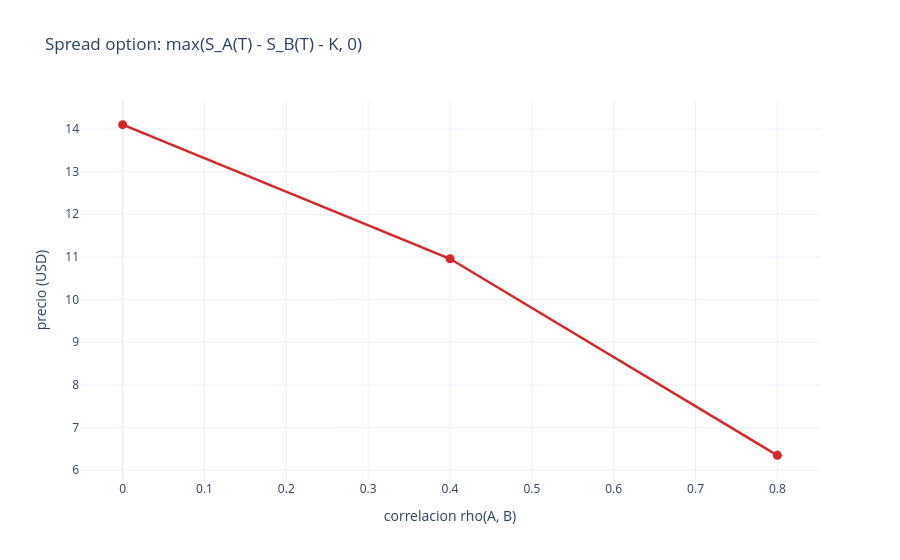

Source (notebook cell):
### Markdown cell above
## 3. Spread option: `max(S_A(T) - S_B(T) - K, 0)`

Ahora la opcionalidad esta en la DIFERENCIA de los dos activos, no en la suma.
`Var(A-B) = var_A + var_B - 2*rho*cov` -- el signo del termino cruzado se invierte respecto del
basket call, asi que el precio de la spread option debe BAJAR con la correlacion (dos activos que
se mueven juntos dejan un spread mas estable, con menos opcionalidad).

### Code cell
K_SPREAD = 0.0  # spread ATM: strike en la diferencia de spots, no en el nivel absoluto

spread_contract = qd.when(
    T,
    qd.cashflow("USD", qd.maximum(qd.fixing(OBS_A, T) - qd.fixing(OBS_B, T) - K_SPREAD, 0.0)),
)

spread_prices = [price_basket(spread_contract, f"SPREAD_{rho}", basket_model(rho)) for rho in CORRELATIONS]

plot_correlation_curves(
    [("spread option", spread_prices, COLOR_SPREAD)],
    "Spread option: max(S_A(T) - S_B(T) - K, 0)",
)

for rho, price in zip(CORRELATIONS, spread_prices):
    print(f"rho={rho:+.2f}  spread option = {price:.4f}")

assert spread_prices == sorted(spread_prices, reverse=True), "la spread option deberia bajar monotonamente con la correlacion"
print("\nConfirmado: el precio BAJA con la correlacion -- signo opuesto al basket call de la seccion 2.")

### Figure 1 — Plotly figure (JSON) as saved in the notebook; plotly's stock layout.template omitted (floating-point values rounded to 4 significant figures)
{"data": [{"hovertemplate": "rho=%{x:+.2f}<br>spread option=%{y:.4f}<extra></extra>", "line": {"color": "#d62728", "width": 2.5}, "marker": {"size": 9}, "mode": "lines+markers", "name": "spread option", "type": "scatter", "x": [0.0, 0.4, 0.8], "y": [14.1, 10.96, 6.35]}], "layout": {"hovermode": "x unified", "legend": {"orientation": "h", "x": 0, "xanchor": "left", "y": 1.02, "yanchor": "bottom"}, "title": {"text": "Spread option: max(S_A(T) - S_B(T) - K, 0)"}, "xaxis": {"title": {"text": "correlacion rho(A, B)"}}, "yaxis": {"title": {"text": "precio (USD)"}}}}
